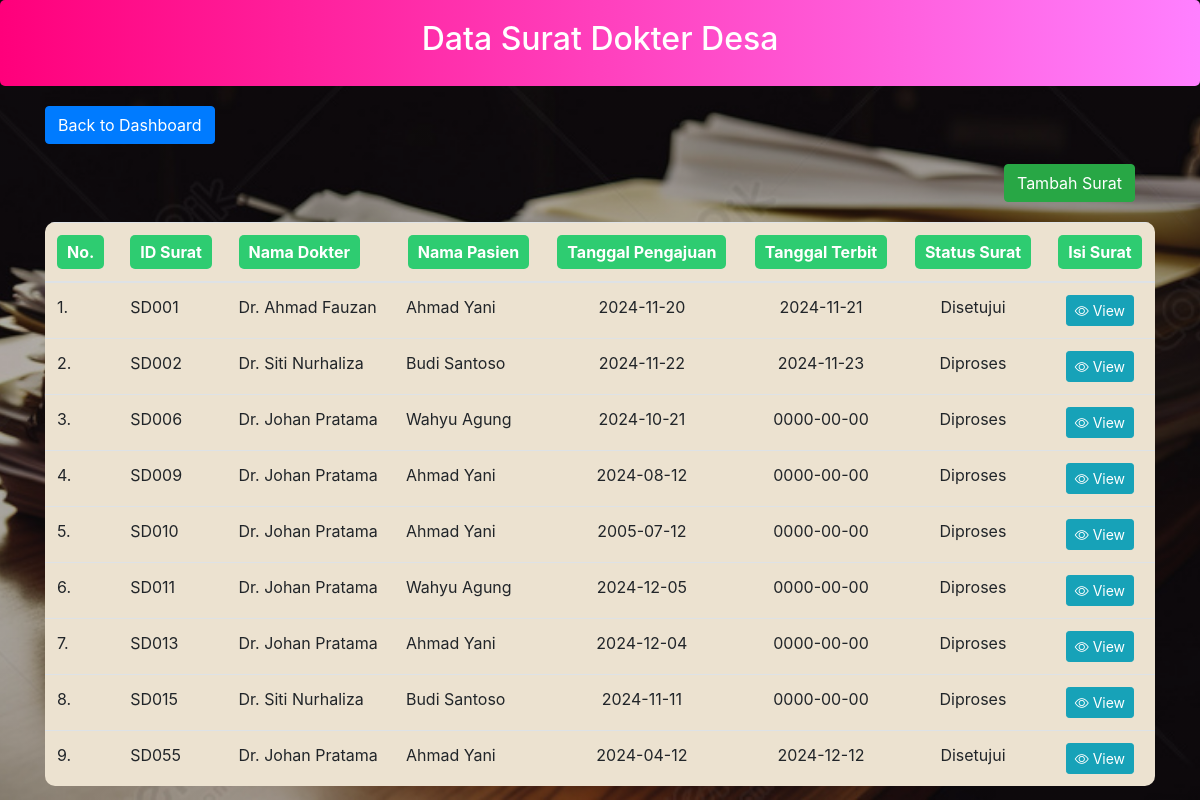
Page /LDkesehatan/surat/index.php on the committed database.
### tables this page shows
CREATE TABLE `surat_dokter` (
  `id_surat` varchar(20) NOT NULL,
  `NIK` varchar(20) DEFAULT NULL,
  `id_dokter` varchar(20) DEFAULT NULL,
  `tanggal_pengajuan` date DEFAULT NULL,
  `tanggal_terbit` date DEFAULT NULL,
  `alasan_pengajuan` text DEFAULT NULL,
  `status_surat` enum('Diproses','Disetujui','Ditolak') DEFAULT NULL
);

CREATE TABLE `dokter` (
  `id_dokter` varchar(20) NOT NULL,
  `id_puskesmas` varchar(20) DEFAULT NULL,
  `nama_dokter` varchar(100) DEFAULT NULL,
  `spesialisasi` varchar(50) DEFAULT NULL,
  `jadwal_praktik` varchar(50) DEFAULT NULL
);

CREATE TABLE `masyarakat` (
  `NIK` varchar(20) NOT NULL,
  `nama_penduduk` varchar(100) DEFAULT NULL,
  `alamat` text DEFAULT NULL,
  `tanggal_lahir` date DEFAULT NULL,
  `no_telepon` varchar(15) DEFAULT NULL,
  `email` varchar(100) DEFAULT NULL
);

### LDkesehatan/surat/index.php (the view, shortened to what this page needs)
<!DOCTYPE html>
<html>
<head>
    <link rel="stylesheet" href="../../bootstrap/css/bootstrap.min.css">
    <link rel="stylesheet" href="https://cdn.jsdelivr.net/npm/bootstrap-icons@1.9.1/font/bootstrap-icons.css">
</head>
<body>
    <div class="header-gradient">
        <h2>Data Surat Dokter Desa</h2>
    </div>
    <div class="container">
        <div class="back-btn">
                <a href="../dashboard.php" class="btn btn-primary">Back to Dashboard</a>
            </div>
        <button
            type="button"
            class="btn btn-success float-right"
            style="margin: 20px"
            onclick="location.href='create.php'"
        >
            Tambah Surat
        </button>
        <?php
        require 'koneksi.php';
        $sort_column = isset($_GET['sort_column']) ? $_GET['sort_column'] : 'id_surat';
        $sort_order = isset($_GET['sort_order']) ? $_GET['sort_order'] : 'ASC';
        $new_sort_order = ($sort_order == 'ASC') ? 'DESC' : 'ASC';
        $query = "
                SELECT sd.*, d.nama_dokter, u.nama_penduduk AS nama_pasien
                FROM surat_dokter sd
                JOIN dokter d ON sd.id_dokter = d.id_dokter
                JOIN masyarakat u ON sd.NIK = u.NIK
                ORDER BY $sort_column $sort_order
            ";
        $hasil = mysqli_query($conn, $query);
        ?>
        <table class="table table-hover">
            <thead>
                <tr>
                    <th scope="col" style="color: white;">
                        <a class="judultabel">No.</a>
                    </th>
                    <th scope="col">
                        <a href="?sort_column=id_surat&sort_order=<?php echo $new_sort_order; ?>" class="sort-link">ID Surat</a>
                    </th>
                    <th scope="col">
                        <a href="?sort_column=id_dokter&sort_order=<?php echo $new_sort_order; ?>" class="sort-link">Nama Dokter</a>
                    </th>
                    <th scope="col" style="text-align: center;">
                        <a href="?sort_column=NIK&sort_order=<?php echo $new_sort_order; ?>" class="sort-link">Nama Pasien</a>
                    </th>
                    <th scope="col" style="text-align: center;">
                        <a href="?sort_column=tanggal_pengajuan&sort_order=<?php echo $new_sort_order; ?>" class="sort-link">Tanggal Pengajuan</a>
                    </th>
                    <th scope="col" style="text-align: center;">
                        <a href="?sort_column=tanggal_terbit&sort_order=<?php echo $new_sort_order; ?>" class="sort-link">Tanggal Terbit</a>
                    </th>
                    <th scope="col" style="text-align: center;">
                        <a href="?sort_column=status_surat&sort_order=<?php echo $new_sort_order; ?>" class="sort-link">Status Surat</a>
                    </th>
                    <th scope="col" style="text-align: center; color: white;">
                        <a class="judultabel">Isi Surat</a>
                    </th>
                </tr>
            </thead>
            <tbody>
                <?php
                $no = 1;
                while ($data = mysqli_fetch_array($hasil)) {
                    $status = $data['status_surat'] == "Disetujui" ? "Disetujui" : ($data['status_surat'] == "Diproses" ? "Diproses" : "Ditolak");
                    echo "<tr>";
                    echo "<td>" . $no . ".</td>";
                    echo "<td>" . $data['id_surat'] . "</td>";
                    echo "<td>" . htmlspecialchars($data['nama_dokter']) . "</td>";
                    echo "<td>" . htmlspecialchars($data['nama_pasien']) . "</td>";
                    echo "<td style='text-align: center;'>" . $data['tanggal_pengajuan'] . "</td>";
                    echo "<td style='text-align: center;'>" . $data['tanggal_terbit'] . "</td>";
                    echo "<td style='text-align: center;'>" . $status . "</td>";
                    echo "<td style='text-align: center;'>
                            <a href='view.php?id_surat=" . $data['id_surat'] . "' class='btn btn-info btn-sm' title='view'>
                                <i class='bi bi-eye'></i> View
                            </a>
                          </td>";
                    echo "</tr>";
                    $no++;
                }
                ?>
            </tbody>
        </table>
    </div>
</body>
</html>

### LDkesehatan/surat/index.php (style rules this page uses)
body { background: linear-gradient(rgba(0, 0, 0, 0.3), rgba(0, 0, 0, 0.3)), url('../images/surat.jpg'); background-size: cover; background-position: center; background-attachment: fixed; color: white; height: 100vh; margin: 0; display: flex; flex-direction: column; }
.header-gradient { background: linear-gradient(90deg, #ff007b, #ff80ff); color: white; padding: 20px; margin-bottom: 20px; border-radius: 5px; text-align: center; }
table { background-color: #ECE2D0; border-collapse: collapse; border-radius: 10px; overflow: hidden; }
.judultabel { color: white; background-color: #2ecc71; padding: 5px 10px; border-radius: 5px; text-decoration: none; display: inline-block; text-align: center; }
.sort-link { color: white; background-color: #2ecc71; padding: 5px 10px; border-radius: 5px; text-decoration: none; display: inline-block; text-align: center; }

### rows in the picture
surat_dokter: id_surat "SD001", id_dokter.nama_dokter "Dr. Ahmad Fauzan", NIK.nama_penduduk "Ahmad Yani", tanggal_pengajuan "2024-11-20", tanggal_terbit "2024-11-21", status_surat "Disetujui"
surat_dokter: id_surat "SD002", id_dokter.nama_dokter "Dr. Siti Nurhaliza", NIK.nama_penduduk "Budi Santoso", tanggal_pengajuan "2024-11-22", tanggal_terbit "2024-11-23", status_surat "Diproses"
surat_dokter: id_surat "SD006", id_dokter.nama_dokter "Dr. Johan Pratama", NIK.nama_penduduk "Wahyu Agung", tanggal_pengajuan "2024-10-21", tanggal_terbit "0000-00-00", status_surat "Diproses"
surat_dokter: id_surat "SD009", id_dokter.nama_dokter "Dr. Johan Pratama", NIK.nama_penduduk "Ahmad Yani", tanggal_pengajuan "2024-08-12", tanggal_terbit "0000-00-00", status_surat "Diproses"
surat_dokter: id_surat "SD010", id_dokter.nama_dokter "Dr. Johan Pratama", NIK.nama_penduduk "Ahmad Yani", tanggal_pengajuan "2005-07-12", tanggal_terbit "0000-00-00", status_surat "Diproses"
surat_dokter: id_surat "SD011", id_dokter.nama_dokter "Dr. Johan Pratama", NIK.nama_penduduk "Wahyu Agung", tanggal_pengajuan "2024-12-05", tanggal_terbit "0000-00-00", status_surat "Diproses"
surat_dokter: id_surat "SD013", id_dokter.nama_dokter "Dr. Johan Pratama", NIK.nama_penduduk "Ahmad Yani", tanggal_pengajuan "2024-12-04", tanggal_terbit "0000-00-00", status_surat "Diproses"
surat_dokter: id_surat "SD015", id_dokter.nama_dokter "Dr. Siti Nurhaliza", NIK.nama_penduduk "Budi Santoso", tanggal_pengajuan "2024-11-11", tanggal_terbit "0000-00-00", status_surat "Diproses"
surat_dokter: id_surat "SD055", id_dokter.nama_dokter "Dr. Johan Pratama", NIK.nama_penduduk "Ahmad Yani", tanggal_pengajuan "2024-04-12", tanggal_terbit "2024-12-12", status_surat "Disetujui"
